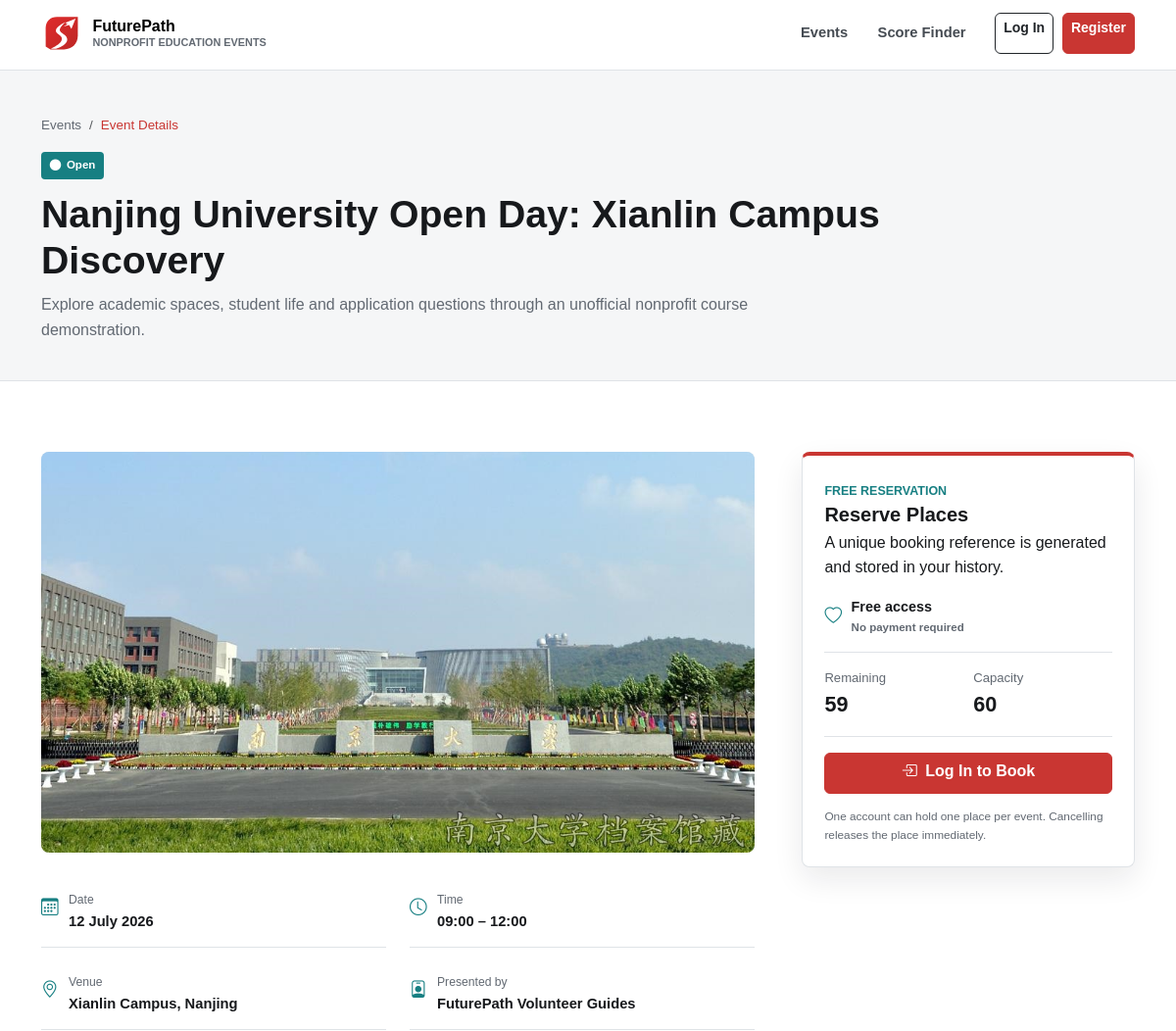
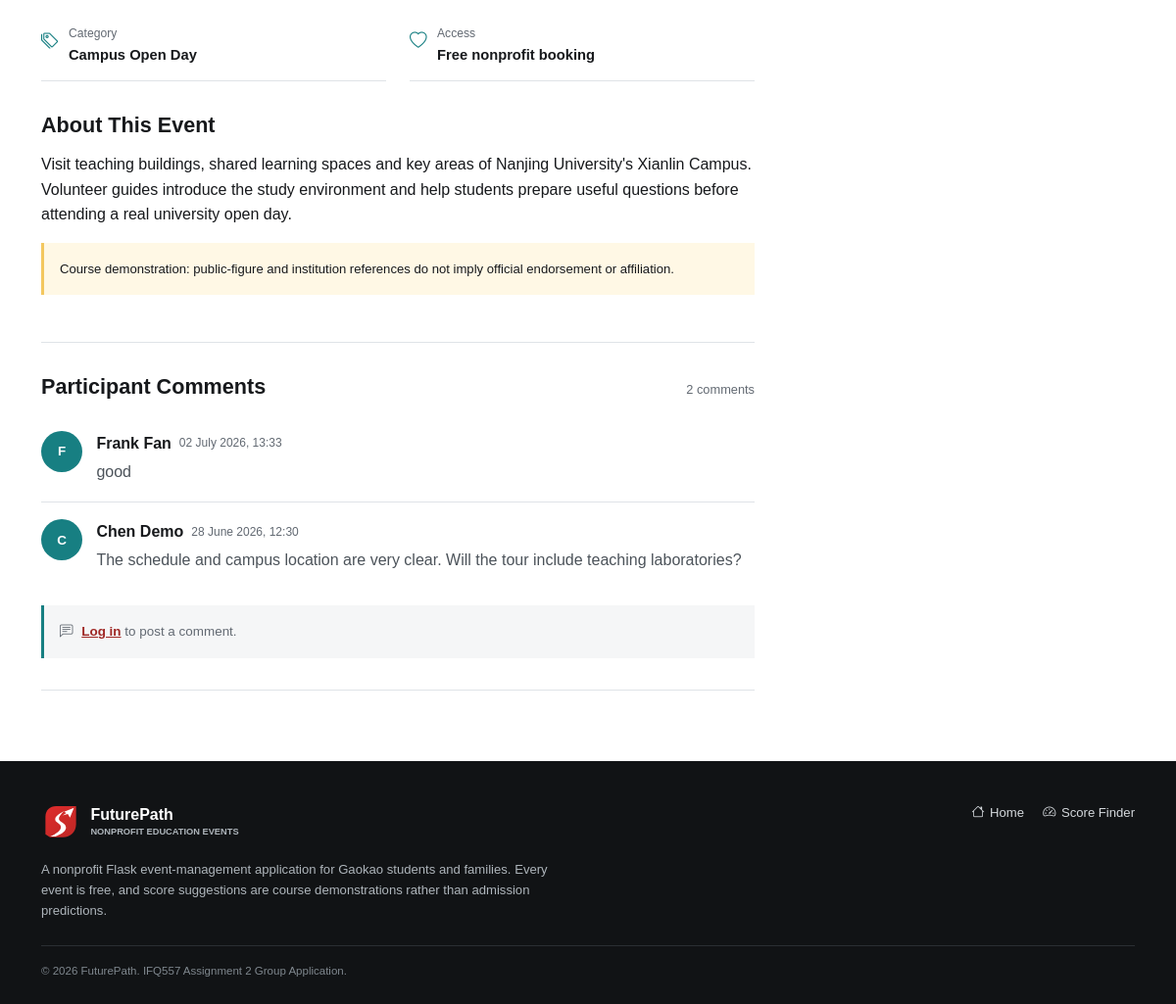
The page /events/1 on the database its author committed (2 pictures, top to bottom).
### futurepath/models.py (models this page shows, shortened)
class Event(db.Model):
    id = db.Column(db.Integer, primary_key=True)
    title = db.Column(db.String(160), nullable=False)
    summary = db.Column(db.String(260), nullable=False)
    description = db.Column(db.Text, nullable=False)
    image_filename = db.Column(db.String(255), nullable=False, default="futurepath-hero.jpg")
    image_is_upload = db.Column(db.Boolean, nullable=False, default=False)
    event_date = db.Column(db.Date, nullable=False, index=True)
    start_time = db.Column(db.Time, nullable=False)
    end_time = db.Column(db.Time, nullable=False)
    venue = db.Column(db.String(180), nullable=False)
    presenter = db.Column(db.String(140), nullable=False)
    capacity = db.Column(db.Integer, nullable=False)
    price = db.Column(db.Numeric(8, 2), nullable=False, default=Decimal("0.00"))
    min_score = db.Column(db.Integer, nullable=False, default=0)
    max_score = db.Column(db.Integer, nullable=False, default=750)
    cancelled = db.Column(db.Boolean, nullable=False, default=False)
    created_at = db.Column(db.DateTime, nullable=False, default=datetime.now)
    updated_at = db.Column(db.DateTime, nullable=False, default=datetime.now, onupdate=datetime.now)
    owner_id = db.Column(db.Integer, db.ForeignKey("user.id"), nullable=False)
    category_id = db.Column(db.Integer, db.ForeignKey("category.id"), nullable=False)
    owner = db.relationship("User", back_populates="events")
    category = db.relationship("Category", back_populates="events")
    bookings = db.relationship("Booking", back_populates="event", cascade="all, delete-orphan")
    comments = db.relationship(
        "Comment",
        back_populates="event",
        cascade="all, delete-orphan",
        order_by="Comment.posted_at.desc()",
    )
    @property
    def booked_quantity(self):
        return sum(booking.quantity for booking in self.bookings if not booking.is_cancelled)
    @property
    def remaining_places(self):
        return max(self.capacity - self.booked_quantity, 0)
    @property
    def status(self):
        if self.cancelled:
            return "Cancelled"
        if self.event_date < date.today():
            return "Inactive"
        if self.remaining_places == 0:
            return "Sold Out"
        return "Open"
    @property
    def status_class(self):
        return self.status.lower().replace(" ", "-")
    @property
    def is_bookable(self):
        return self.status == "Open"
    @property
    def image_path(self):
        folder = "uploads" if self.image_is_upload else "img"
        return f"{folder}/{self.image_filename}"

class Booking(db.Model):
    __table_args__ = (
        db.UniqueConstraint("user_id", "event_id", name="uq_booking_user_event"),
    )
    id = db.Column(db.Integer, primary_key=True)
    reference = db.Column(db.String(40), unique=True, nullable=False, index=True)
    quantity = db.Column(db.Integer, nullable=False)
    unit_price = db.Column(db.Numeric(8, 2), nullable=False, default=Decimal("0.00"))
    booked_at = db.Column(db.DateTime, nullable=False, default=datetime.now)
    cancelled_at = db.Column(db.DateTime, nullable=True)
    user_id = db.Column(db.Integer, db.ForeignKey("user.id"), nullable=False)
    event_id = db.Column(db.Integer, db.ForeignKey("event.id"), nullable=False)
    user = db.relationship("User", back_populates="bookings")
    event = db.relationship("Event", back_populates="bookings")
    @property
    def is_cancelled(self):
        return self.cancelled_at is not None

class Category(db.Model):
    id = db.Column(db.Integer, primary_key=True)
    name = db.Column(db.String(80), unique=True, nullable=False)
    slug = db.Column(db.String(80), unique=True, nullable=False, index=True)
    events = db.relationship("Event", back_populates="category")

class Comment(db.Model):
    id = db.Column(db.Integer, primary_key=True)
    body = db.Column(db.String(500), nullable=False)
    posted_at = db.Column(db.DateTime, nullable=False, default=datetime.now)
    user_id = db.Column(db.Integer, db.ForeignKey("user.id"), nullable=False)
    event_id = db.Column(db.Integer, db.ForeignKey("event.id"), nullable=False)
    user = db.relationship("User", back_populates="comments")
    event = db.relationship("Event", back_populates="comments")

class User(db.Model, UserMixin):
    id = db.Column(db.Integer, primary_key=True)
    first_name = db.Column(db.String(60), nullable=False)
    last_name = db.Column(db.String(60), nullable=False)
    email = db.Column(db.String(120), unique=True, nullable=False, index=True)
    password_hash = db.Column(db.String(255), nullable=False)
    contact_number = db.Column(db.String(30), nullable=False)
    street_address = db.Column(db.String(200), nullable=False)
    role = db.Column(db.String(20), nullable=False, default="student")
    created_at = db.Column(db.DateTime, nullable=False, default=datetime.now)
    events = db.relationship("Event", back_populates="owner", cascade="all, delete-orphan")
    bookings = db.relationship("Booking", back_populates="user", cascade="all, delete-orphan")
    comments = db.relationship("Comment", back_populates="user", cascade="all, delete-orphan")
    @property
    def full_name(self):
        return f"{self.first_name} {self.last_name}"

### futurepath/views.py (the view, shortened to what this page needs)
@main_bp.route("/events/<int:event_id>")
def event_detail(event_id):
    event = db.get_or_404(Event, event_id)
    existing_booking = None
    return render_template(
        "event_detail.html",
        event=event,
        booking_form=BookingForm(),
        comment_form=CommentForm(),
        cancel_form=EmptyForm(),
        existing_booking=existing_booking,
    )

### futurepath/templates/event_detail.html (shortened to what this page needs)
{% extends "base.html" %}
{% from "_form_helpers.html" import errors %}
{% block content %}
  <section class="event-title-band">
    <div class="container">
      <nav aria-label="Breadcrumb"><ol class="breadcrumb"><li class="breadcrumb-item"><a href="{{ url_for('main.index') }}">Events</a></li><li class="breadcrumb-item active" aria-current="page">Event Details</li></ol></nav>
      <span class="status-badge {{ event.status_class }}"><i class="bi bi-circle-fill"></i> {{ event.status }}</span>
      <h1>{{ event.title }}</h1>
      <p>{{ event.summary }}</p>
    </div>
  </section>
  <section class="section-space">
    <div class="container"><div class="row g-5">
      <div class="col-lg-8">
        <div class="event-detail-image"><img src="{{ url_for('static', filename=event.image_path) }}" alt="{{ event.title }}"></div>
        <div class="info-grid" aria-label="Event information">
          <div class="info-item"><i class="bi bi-calendar3"></i><span>Date<strong>{{ event.event_date.strftime('%d %B %Y') }}</strong></span></div>
          <div class="info-item"><i class="bi bi-clock"></i><span>Time<strong>{{ event.start_time.strftime('%H:%M') }} – {{ event.end_time.strftime('%H:%M') }}</strong></span></div>
          <div class="info-item"><i class="bi bi-geo-alt"></i><span>Venue<strong>{{ event.venue }}</strong></span></div>
          <div class="info-item"><i class="bi bi-person-badge"></i><span>Presented by<strong>{{ event.presenter }}</strong></span></div>
          <div class="info-item"><i class="bi bi-tags"></i><span>Category<strong>{{ event.category.name }}</strong></span></div>
          <div class="info-item"><i class="bi bi-heart"></i><span>Access<strong>Free nonprofit booking</strong></span></div>
        </div>
        <section class="content-section" aria-labelledby="about-title"><h2 id="about-title">About This Event</h2><p>{{ event.description }}</p><p class="prototype-note">Course demonstration: public-figure and institution references do not imply official endorsement or affiliation.</p></section>
        <section class="content-section" id="comments" aria-labelledby="comments-title">
          <div class="comments-heading"><h2 id="comments-title">Participant Comments</h2><span>{{ event.comments|length }} comment{{ '' if event.comments|length == 1 else 's' }}</span></div>
          <div class="comment-list">
            {% for comment in event.comments %}<article class="comment-item"><div class="comment-avatar">{{ comment.user.first_name[0] }}</div><div><div class="comment-meta"><strong>{{ comment.user.full_name }}</strong><time datetime="{{ comment.posted_at.isoformat() }}">{{ comment.posted_at.strftime('%d %B %Y, %H:%M') }}</time></div><p>{{ comment.body }}</p></div></article>{% else %}<p class="text-secondary">No comments yet. Start the discussion after logging in.</p>{% endfor %}
          </div>
          {% if current_user.is_authenticated %}
            <form class="comment-form" method="post" action="{{ url_for('main.post_comment', event_id=event.id) }}">
              {{ comment_form.hidden_tag() }}
              {{ comment_form.body.label(class_='form-label') }}
              {{ comment_form.body(class_='form-control', rows=4, placeholder='Ask a useful question about this event') }}
              {{ errors(comment_form.body) }}
              {{ comment_form.submit(class_='btn btn-dark mt-3') }}
            </form>
          {% else %}
            <div class="login-prompt"><i class="bi bi-chat-left-text"></i><span><a href="{{ url_for('auth.login', next=request.path) }}">Log in</a> to post a comment.</span></div>
          {% endif %}
        </section>
      </div>
      <div class="col-lg-4">
        <aside class="booking-panel" aria-label="Free booking area">
          <span class="section-kicker">FREE RESERVATION</span><h2>Reserve Places</h2><p>A unique booking reference is generated and stored in your history.</p>
          <div class="free-access"><i class="bi bi-heart"></i><span>Free access<small>No payment required</small></span></div>
          <div class="booking-facts"><span>Remaining<strong>{{ event.remaining_places }}</strong></span><span>Capacity<strong>{{ event.capacity }}</strong></span></div>
          {% if existing_booking and not existing_booking.is_cancelled %}
            <div class="booked-confirmation">
              <i class="bi bi-check-circle"></i>
              <span>Already Booked<strong>{{ existing_booking.reference }}</strong></span>
            </div>
            <a class="btn btn-outline-dark w-100" href="{{ url_for('main.bookings') }}"><i class="bi bi-calendar-check me-1"></i> View My Booking</a>
          {% elif current_user.is_authenticated and event.is_bookable %}
            <form method="post" action="{{ url_for('main.book_event', event_id=event.id) }}">
              {{ booking_form.hidden_tag() }}
              {{ booking_form.submit(class_='btn btn-primary w-100 mt-3') }}
            </form>
          {% elif not current_user.is_authenticated and event.is_bookable %}
            <a class="btn btn-primary w-100" href="{{ url_for('auth.login', next=request.path) }}"><i class="bi bi-box-arrow-in-right me-1"></i> Log In to Book</a>
          {% else %}
            <button class="btn btn-secondary w-100" type="button" disabled>{{ event.status }} – Booking Unavailable</button>
          {% endif %}
          <p class="booking-note">One account can hold one place per event. Cancelling releases the place immediately.</p>
        </aside>
      </div>
    </div></div>
  </section>
{% endblock %}

### rows shown on the page
Event: status "Open", title "Nanjing University Open Day: Xianlin Campus Discovery", summary "Explore academic spaces, student life and application questions through an unofficial nonprofit course demonstration.", image_is_upload+image_filename (picture), event_date "12 July 2026", start_time "09:00", end_time "12:00", venue "Xianlin Campus, Nanjing", presenter "FuturePath Volunteer Guides", description "Visit teaching buildings, shared learning spaces and key areas of Nanjing University's Xianlin Campus. Volunteer guides introduce the study environment and help students prepare useful questions before attending a real university open day.", remaining_places "59", capacity "60"
Category: category.name "Campus Open Day"
Comment: user "F", user.full_name "Frank Fan", posted_at "02 July 2026, 13:33", body "good"
Comment: user "C", user.full_name "Chen Demo", posted_at "28 June 2026, 12:30", body "The schedule and campus location are very clear. Will the tour include teaching laboratories?"

### other values the page prints
{{ event.comments|length }} "2"
{{ '' if event.comments|length == 1 else 's' }} "s"
